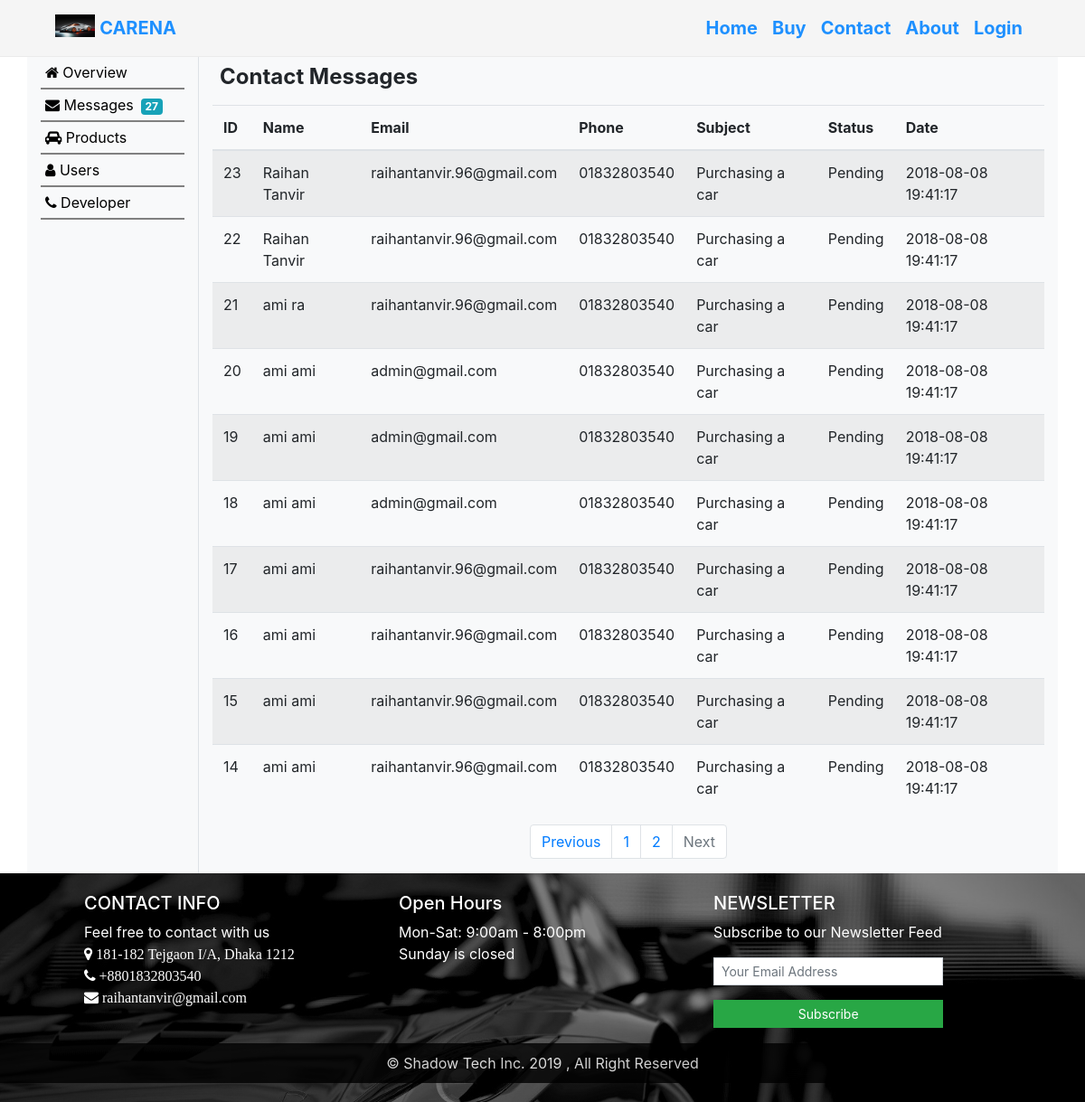
Screenshot of /admin.php?messages=1&pageno=2 with the database file from the repository.
### tables this page shows
CREATE TABLE `contact_messages` (
  `message_id` int(11) NOT NULL,
  `uname` varchar(30) NOT NULL,
  `email` varchar(30) NOT NULL,
  `phone` varchar(20) NOT NULL,
  `subject` varchar(20) NOT NULL,
  `message` longtext NOT NULL,
  `status` int(1) DEFAULT '0',
  `date_added` datetime DEFAULT CURRENT_TIMESTAMP
);

### admin.php (the view, shortened to what this page needs)
<?php
$connect = mysqli_connect("localhost", "root", "", "carena");
function setMessages($connect)
{
    if (isset($_GET['pageno'])) {
        $pageno = $_GET['pageno'];
    } else {
        $pageno = 1;
    }
    $no_of_records_per_page = 10;
    $offset = ($pageno - 1) * $no_of_records_per_page;
    $query = "SELECT * FROM user";
    $result = mysqli_query($connect, $query);
    $total = mysqli_num_rows($result);
    $no_of_pages = ceil($total / $no_of_records_per_page);
    $sql = "SELECT * FROM contact_messages ORDER BY message_id DESC  LIMIT $offset, $no_of_records_per_page ";
    $display_result = mysqli_query($connect, $sql);
    echo "
        <table class=\"table table-striped table-responsive table-hover\">
                <thead>
                <tr>
                    <th>ID</th>
                    <th>Name</th>
                    <th>Email</th>
                    <th>Phone</th>
                    <th>Subject</th>
                    <th>Status</th>
                    <th>Date</th>
                </tr>
                </thead>
        <tbody>
    ";
    while ($row = mysqli_fetch_array($display_result)) {
        $status = 0;
        if ($row['status'] == 0) {
            $status = 'Pending';
        }
        $id = $row['message_id'];
        echo
            "
          <tr onclick=\"document.location='admin.php?messages=1&view_message=1&message_id=$id'\" style=\"cursor:grab;\">
             <td >" . $row['message_id'] . "</td>
             <td>" . $row['uname'] . "</td>
             <td>" . $row['email'] . "</td>
             <td>" . $row['phone'] . "</td>
             <td>" . $row['subject'] . "</td>
             <td>$status</td>
             <td>" . $row['date_added'] . "</td>
        </tr>
        ";
    }
    echo "
            </tbody>
        </table>
    ";
    echo '
                <nav aria-label="pagination">
                <ul class="pagination justify-content-center">';
    if ($pageno > 1) {
        echo '<li class="page-item">';
    } else {
        echo '<li class="page-item disabled">';
    }
    echo '<a class="page-link" href="?messages=1&pageno=' . ($pageno - 1) . '">Previous</a>
                    </li>';
    for ($i = 1; $i <= $no_of_pages; $i++) {
        echo '
                    <li class="page-item"><a class="page-link" href="?messages=1&pageno=' . $i . '"> ' . $i . '</a></li>';
    }
    if ($pageno < $no_of_pages) {
        echo '<li class="page-item">';
    } else {
        echo '<li class="page-item disabled">';
    }
    echo '
          <a class="page-link disabled" href="?messages=1&pageno=' . ($pageno + 1) . '">Next</a>
           </li>
        </ul>
      </nav>
        ';
}
function getMessageCount($connect)
{
    $message_sql = "SELECT message_id FROM contact_messages where status=0";
    $message_count = mysqli_query($connect, $message_sql);
    $num_message = mysqli_num_rows($message_count);
    echo $num_message;
}
?>
<!doctype html>
<html lang="en">
<head>
    <link rel="stylesheet" href="css/bootstrap.min.css"/>
    <link rel="stylesheet" href="css/admin_panel.css"/>
    <link rel="stylesheet" href="fa/fontawesome.min.css"/>
    <link rel="stylesheet" href="fa/fontawesome.css"/>
    <link rel="stylesheet" type="text/css" href="css/buy.css"/>
</head>
<body>
<?php
include 'header.php';
?>
<div class="container">
    <div class="row">
        <div class="col-md-2 bg-light border-right " id="sidebar">
            <ul class="list-unstyled">
                <a href="?overview=1">
                    <li><i class="fa fa-home"></i> Overview</li>
                </a>
                <a href="?messages=1">
                    <li><i class="fa fa-envelope"></i> Messages<span
                                class="ml-2 badge badge-info"><?php getMessageCount($connect); ?></span></li>
                </a>
                <a href="?product_table=1">
                    <li><i class="fa fa-car"></i> Products</li>
                </a>
                <a href="?user_table=1">
                    <li><i class="fa fa-user"></i> Users</li>
                </a>
                <a href="?developer=1">
                    <li><i class="fa fa-phone"></i> Developer</li>
                </a>
            </ul>
        </div>
        <div class="col-md-10 bg-light" id="contentSection">
            <?php
            if (isset($_GET['messages']) && !isset($_GET['view_message'])) {
                echo '<div class="row p-2">
                <div class="col-md-12">
                    <h4 style="font-weight: bold">Contact Messages</h4>
                </div>
                </div>';
                echo setMessages($connect);
            }
            ?>
        </div>
    </div>
</div>
<?php
include 'footer.php'
?>
</body>
</html>

### css/admin_panel.css (style rules this page uses)
#sidebar ul li { border-bottom: 2px solid gray; padding: 5px; }
ul a { color:black; }

### rows the page displays
contact_messages: message_id "23", uname "Raihan Tanvir", email "raihantanvir.96@gmail.com", phone "01832803540", subject "Purchasing a car", status "Pending", date_added "2018-08-08 19:41:17"
contact_messages: message_id "22", uname "Raihan Tanvir", email "raihantanvir.96@gmail.com", phone "01832803540", subject "Purchasing a car", status "Pending", date_added "2018-08-08 19:41:17"
contact_messages: message_id "21", uname "ami ra", email "raihantanvir.96@gmail.com", phone "01832803540", subject "Purchasing a car", status "Pending", date_added "2018-08-08 19:41:17"
contact_messages: message_id "20", uname "ami ami", email "admin@gmail.com", phone "01832803540", subject "Purchasing a car", status "Pending", date_added "2018-08-08 19:41:17"
contact_messages: message_id "19", uname "ami ami", email "admin@gmail.com", phone "01832803540", subject "Purchasing a car", status "Pending", date_added "2018-08-08 19:41:17"
contact_messages: message_id "18", uname "ami ami", email "admin@gmail.com", phone "01832803540", subject "Purchasing a car", status "Pending", date_added "2018-08-08 19:41:17"
contact_messages: message_id "17", uname "ami ami", email "raihantanvir.96@gmail.com", phone "01832803540", subject "Purchasing a car", status "Pending", date_added "2018-08-08 19:41:17"
contact_messages: message_id "16", uname "ami ami", email "raihantanvir.96@gmail.com", phone "01832803540", subject "Purchasing a car", status "Pending", date_added "2018-08-08 19:41:17"
contact_messages: message_id "15", uname "ami ami", email "raihantanvir.96@gmail.com", phone "01832803540", subject "Purchasing a car", status "Pending", date_added "2018-08-08 19:41:17"
contact_messages: message_id "14", uname "ami ami", email "raihantanvir.96@gmail.com", phone "01832803540", subject "Purchasing a car", status "Pending", date_added "2018-08-08 19:41:17"

### other values shown
$num_message "27"
